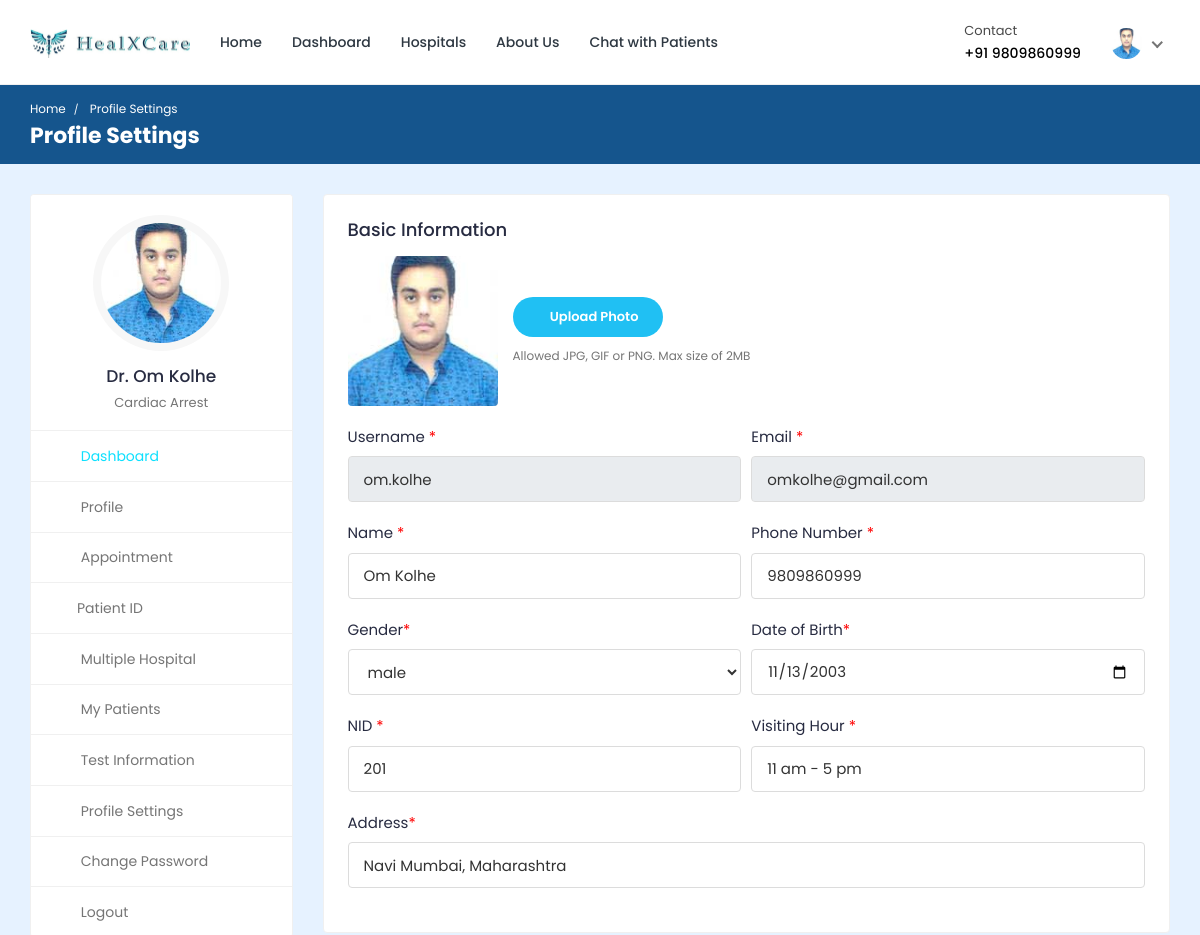
The page /doctor/doctor-profile-settings/ (signed in, upper part) on the database as committed earlier.
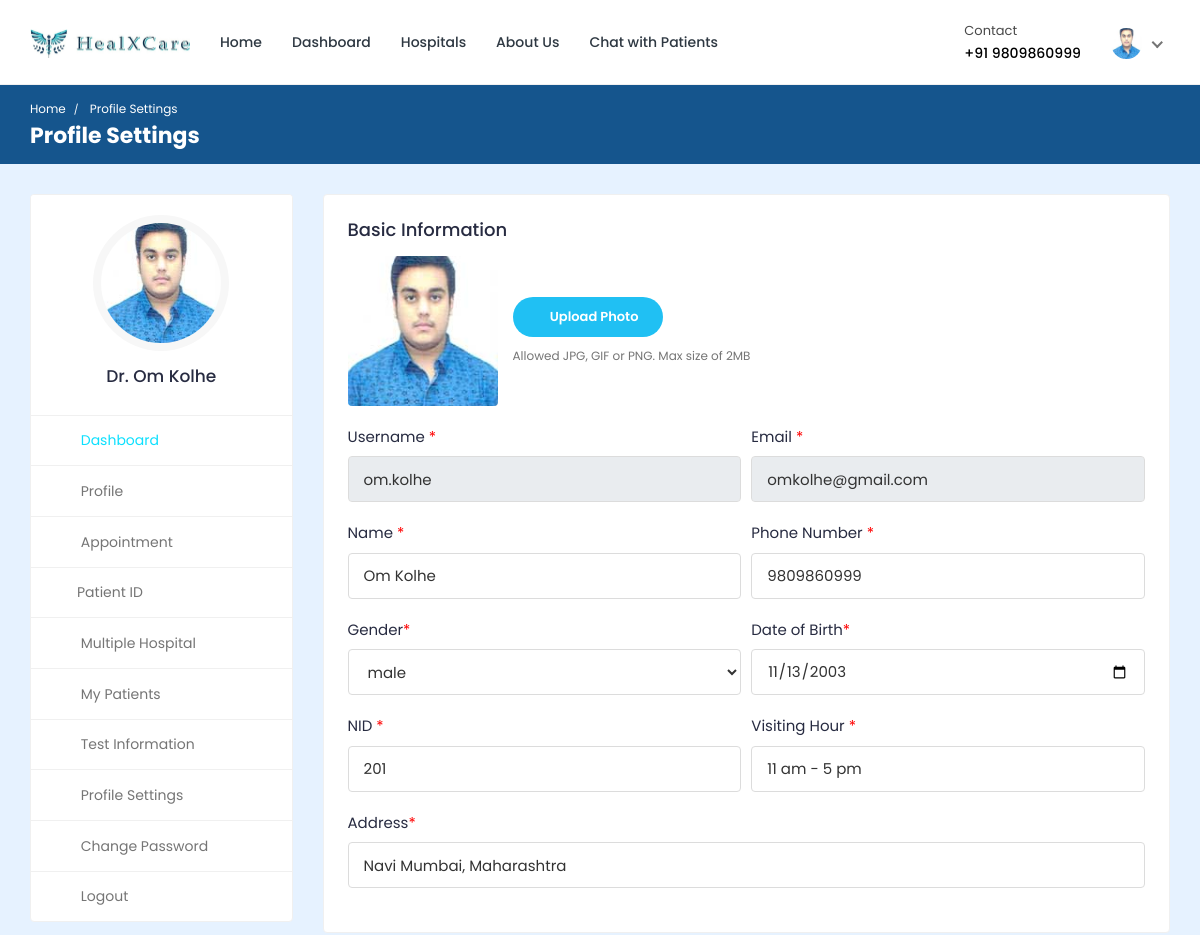
The same page on the database as committed later.
### doctor/models.py (models this page shows, shortened)
class Doctor_Information(models.Model):
    DOCTOR_TYPE = (
        ('Cardiologists', 'Cardiologists'),
        ('Neurologists', 'Neurologists'),
        ('Pediatricians', 'Pediatricians'),
        ('Physiatrists', 'Physiatrists'),
        ('Dermatologists', 'Dermatologists'),
    )
    doctor_id = models.AutoField(primary_key=True)
    user = models.OneToOneField(User, on_delete=models.CASCADE, null=True, blank=True, related_name='profile')
    name = models.CharField(max_length=200, null=True, blank=True)
    location = models.TextField(null=True, blank=True)
    username = models.CharField(max_length=200, null=True, blank=True)
    gender = models.CharField(max_length=200, null=True, blank=True)
    description = models.TextField(max_length=1000, null=True, blank=True)
    department = models.CharField(max_length=200, choices=DOCTOR_TYPE, null=True, blank=True)
    department_name = models.ForeignKey(hospital_department, on_delete=models.SET_NULL, null=True, blank=True)
    specialization = models.ForeignKey(specialization, on_delete=models.SET_NULL, null=True, blank=True)
    profile_completed = models.BooleanField(default=False)
    featured_image = models.ImageField(upload_to='doctors/', default='doctors/user-default.png', null=True, blank=True)
    certificate_image = models.ImageField(upload_to='doctors_certificate/', default='doctors_certificate/default.png', null=True, blank=True)
    email = models.EmailField(max_length=200, null=True, blank=True)
    phone_number = models.CharField(max_length=200, null=True, blank=True)
    nid = models.CharField(max_length=200, null=True, blank=True)
    visiting_hour = models.CharField(max_length=200, null=True, blank=True)
    consultation_fee = models.IntegerField(null=True, blank=True)
    report_fee = models.IntegerField(null=True, blank=True)
    dob = models.CharField(max_length=200, null=True, blank=True)
    institute = models.CharField(max_length=200, null=True, blank=True)
    degree = models.CharField(max_length=200, null=True, blank=True)
    completion_year = models.CharField(max_length=200, null=True, blank=True)
    work_place = models.CharField(max_length=200, null=True, blank=True)
    designation = models.CharField(max_length=200, null=True, blank=True)
    start_year = models.CharField(max_length=200, null=True, blank=True)
    end_year = models.CharField(max_length=200, null=True, blank=True)
    register_status =  models.CharField(max_length=200, null=True, blank=True)
    hospital_name = models.ForeignKey(Hospital_Information, on_delete=models.SET_NULL, null=True, blank=True)

### hospital_admin/models.py (models this page shows, shortened)
class specialization(models.Model):
    specialization_id = models.AutoField(primary_key=True)
    specialization_name = models.CharField(max_length=200, null=True, blank=True)
    hospital = models.ForeignKey(Hospital_Information, on_delete=models.CASCADE, null=True, blank=True)

### doctor/views.py (the view, shortened to what this page needs)
# urls.py: path('doctor-profile-settings/', views.doctor_profile_settings,name='doctor-profile-settings'),
@csrf_exempt
@login_required(login_url="doctor-login")
def doctor_profile_settings(request):
    if request.user.is_doctor:
        doctor = Doctor_Information.objects.get(user=request.user)
        old_featured_image = doctor.featured_image
        if request.method == 'GET':
            educations = Education.objects.filter(doctor=doctor)
            experiences = Experience.objects.filter(doctor=doctor)
            context = {
                'doctor': doctor,
                'educations': educations,
                'experiences': experiences
            }
            return render(request, 'doctor-profile-settings.html', context)
    else:
        redirect('doctor-logout')

### templates/doctor-profile-settings.html (shortened to what the changed rows need)
{% load static %}
<!DOCTYPE html>
<html lang="en">
<head>
	<link rel="stylesheet" href="{% static 'HealthStack-System/plugins/Normal/select2/css/select2.min.css' %}" />
	<link rel="stylesheet"
		href="{% static 'HealthStack-System/plugins/Normal/bootstrap-tagsinput/css/bootstrap-tagsinput.css' %}" />
	<link rel="stylesheet" href="{% static 'HealthStack-System/plugins/Normal/dropzone/dropzone.min.css' %}" />
	<link rel="stylesheet" href="{% static 'HealthStack-System/css/Normal/bootstrap.min.css' %}" />
	<link rel="stylesheet"
		href="{% static 'HealthStack-System/plugins/Normal/fontawesome/css/fontawesome.min.css' %}" />
	<link rel="stylesheet" href="{% static 'HealthStack-System/plugins/Normal/fontawesome/css/all.min.css' %}" />
	<link rel="stylesheet" href="% static 'HealthStack-System/plugins/fancybox/jquery.fancybox.min.css' %" />
	<link rel="stylesheet" href="{% static 'HealthStack-System/css/Normal/style.css' %}" />
</head>
<body>
	<div class="main-wrapper">
		<header class="header">{% include 'doctor-navbar.html' %}</header>
		<div class="breadcrumb-bar">
			<div class="container-fluid">
				<div class="row align-items-center">
					<div class="col-md-12 col-12">
						<h2 class="breadcrumb-title">Profile Settings</h2>{% include 'message.html' %}
					</div>
				</div>
			</div>
		</div>
		<div class="content">
			<div class="container-fluid">
				<div class="row">
					<div class="col-md-5 col-lg-4 col-xl-3 theiaStickySidebar">
						<div>{% include 'doctor-sidebar.html' %}</div>
					</div>
					<div class="col-md-7 col-lg-8 col-xl-9">
						<form action="{% url 'doctor-profile-settings' %}" method="POST" enctype="multipart/form-data">
							<div class="card">
								<div class="card-body">
									<div class="row form-row">
										<div class="col-md-12">
											<div class="form-group">
												<div class="change-avatar">
													<div class="profile-img">
														<img id="profileImage" src="{{ doctor.featured_image.url }}" alt="User Image" style="width: 150px; height: 150px; object-fit: cover;">
													</div>
												</div>
											</div>
										</div>
										<div class="col-md-6">
											<div class="form-group">
												<label>Username <span class="text-danger"
														style="user-select: none">*</span></label>
												<input type="text" class="form-control" readonly
													value="{{doctor.username}}">
											</div>
										</div>
										<div class="col-md-6">
											<div class="form-group">
												<label>Email <span class="text-danger"
														style="user-select: none">*</span></label>
												<input type="email" class="form-control" readonly
													value="{{doctor.email}}">
											</div>
										</div>
										<div class="col-md-6">
											<div class="form-group">
												<label>Name <span class="text-danger"
														style="user-select: none">*</span></label>
												<input type="text" name="name" class="form-control"
													value="{{doctor.name}}">
											</div>
										</div>
										<div class="col-md-6">
											<div class="form-group">
												<label>Phone Number <span class="text-danger"
														style="user-select: none">*</span></label>
												<input type="number" name="number" class="form-control"
													value="{{doctor.phone_number}}" placeholder="Phone Number">
											</div>
										</div>
										<div class="col-md-6">
											<div class="form-group">
												<label>Gender<span class="text-danger"
														style="user-select: none">*</span></label>
												<select class="form-control select" name="gender">
													{% if doctor.gender == 'male' %}
													<option value="{{doctor.gender}}">{{doctor.gender}}</option>
													{% elif doctor.gender == 'female' %}
													<option value="{{doctor.gender}}">{{doctor.gender}}</option>
													<option value="male">Male</option>
													{% else %}
													<option>Select</option>
													<option value="male">Male</option>
													<option value="female">Female</option>
													{% endif %}
												</select>
											</div>
										</div>
										<div class="col-md-6">
											<div class="form-group mb-0">
												<label>Date of Birth<span class="text-danger"
														style="user-select: none">*</span></label>
												<input type="date" class="form-control" name="dob"
													value="{{doctor.dob}}">
											</div>
										</div>
										<div class="col-md-6">
											<div class="form-group">
												<label>NID <span class="text-danger"
														style="user-select: none">*</span></label>
												<input type="number" name="nid" class="form-control"
													value="{{doctor.nid}}" placeholder="NID">
											</div>
										</div>
										<div class="col-md-6">
											<div class="form-group">
												<label>Visiting Hour <span class="text-danger"
														style="user-select: none">*</span></label>
												<input type="text" name="visit_hour" class="form-control"
													value="{{doctor.visiting_hour}}" placeholder="x am - x pm" required>
											</div>
										</div>
										<div class="col-md-12">
											<div class="form-group">
												<label>Address<span class="text-danger"
														style="user-select: none">*</span></label>
												<input type="text" name="doctor-location" class="form-control"
													value="{{doctor.location}}" placeholder="City, State" required>
											</div>
										</div>
									</div>
								</div>
							</div>
						</form>
					</div>
				</div>
			</div>
		</div>
	</div>
</body>
</html>

### templates/doctor-navbar.html (shortened to what this page needs)
{% load static %}
<nav class="navbar navbar-expand-lg header-nav">
  <div class="navbar-header">
    <a href="{% url 'hospital_home'%}" class="navbar-brand logo">
      <img
        src="{% static 'HealthStack-System/images/Normal/logo.jpg' %}"
        class="img-fluid"
        alt="Logo"
      />
    </a>
  </div>
  <div class="main-menu-wrapper">
    <ul class="main-nav">
      {% if doctor.profile_completed %}
      <li>
        <a href="{% url 'hospital_home'%}">Home</a>
      </li>
      <li>
        <a href="{% url 'doctor-dashboard'%}">Dashboard</a>
      </li>
      <li><a href="{% url 'multiple-hospital' %}" style="text-decoration: none;">Hospitals</a></li>
      <li>
        <a href="{% url 'about-us'%}">About Us</a>
      </li>
      <li>
        <a href="{% url 'chat-home' pk=user.id %}">Chat with Patients</a>
      </li>
      {% else %}
      <h4 style="color: red; font-family: system-ui, -apple-system, BlinkMacSystemFont, 'Segoe UI', Roboto, Oxygen, Ubuntu, Cantarell, 'Open Sans', 'Helvetica Neue', sans-serif;">Please update your profile in order to proceed.</h4>
      {% endif %}
    </ul>
  </div>
  <ul class="nav header-navbar-rht">
    <li class="nav-item contact-item">
      <div class="header-contact-img">
        <i class="far fa-hospital"></i>
      </div>
      <div class="header-contact-detail">
        <p class="contact-header">Contact</p>
        <p class="contact-info-header">+91 {{doctor.phone_number}}</p>
      </div>
    </li>
    <li class="nav-item dropdown has-arrow logged-item">
      <a href="#" class="dropdown-toggle nav-link" data-toggle="dropdown">
        <span class="user-img">
          <img
            class="rounded-circle"
            src="{{ doctor.featured_image.url }}"
            width="31"
            alt="Darren Elder"
          />
        </span>
      </a>
    </li>
  </ul>
</nav>

### templates/doctor-sidebar.html (shortened to what this page needs)
{% load static %}
<div class="profile-sidebar">
  <div class="widget-profile pro-widget-content">
    <div class="profile-info-widget">
      <a href="#" class="booking-doc-img">
        <img
          src="{{ doctor.featured_image.url }}"
          alt="User Image"
        />
      </a>
      {% if doctor.profile_completed %}
      <div class="profile-det-info">
        <h3>Dr. {{ doctor.name }}</h3>
        <div class="patient-details">
          <h5 class="mb-0">{{doctor.specialization.specialization_name}}</h5>
        </div>
      </div>
      {% endif %}
    </div>
  </div>
  <div class="dashboard-widget">
    <nav class="dashboard-menu sidebar">
      <ul>
        {% if doctor.profile_completed %}
        <li class="active">
          <a href="{% url 'doctor-dashboard' %}">
            <i class="fas fa-columns"></i>
            <span>Dashboard</span>
          </a>
        </li>
        <li>
        <a href="{% url 'doctor-profile' pk=doctor.doctor_id %}">
          <i class="fas fa-user"></i>
          <span>Profile</span>
        </a>
      </li>
        <li>
          <a href="{% url 'appointments'%}">
            <i class="fas fa-user-circle"></i>
            <span>Appointment</span>
          </a>
        </li>
        <li class="nav-item has-submenu">
            <a href="#" class="nav-link"><i class="fas fa-search"></i><span>Patient ID</span></a>
        </li>
        <li>
          <a href="{% url 'multiple-hospital' %}">
            <i class="fas fa-hospital"></i>
            <span>Multiple Hospital</span>
          </a>
      </li>
        <li>
          <a href="{% url 'my-patients' %}">
            <i class="fas fa-user-injured"></i>
            <span>My Patients</span>
          </a>
        </li>
        <li>
          <a href="{% url 'doctor-test-list'%}" target="_blank">
            <i class="fas fa-hourglass-start"></i>
            <span>Test Information</span>
          </a>
        </li>
        {% endif %}
        <li>
          <a
            href="{% url 'doctor-profile-settings' %}"
          >
            <i class="fas fa-user-cog"></i>
            <span>Profile Settings</span>
          </a>
        </li>
        {% if doctor.profile_completed %}
        <li>
          <a href="{% url 'doctor-change-password' pk=user.id%}">
            <i class="fas fa-lock"></i>
            <span>Change Password</span>
          </a>
        </li>
        {% endif %}
        <li>
          <a href="{% url 'doctor-logout'%}">
            <i class="fas fa-sign-out-alt"></i>
            <span>Logout</span>
          </a>
        </li>
      </ul>
    </nav>
  </div>
</div>

Rows that differ between the two databases and show on the page:
changed Doctor_Information "Om Kolhe": specialization.specialization_name "Cardiac Arrest" → (not shown)
